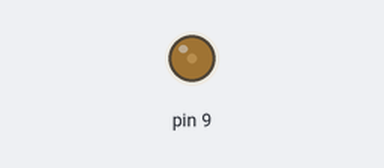
This sketch was run on a simulated Arduino Uno, built with avr-gcc and run on an emulated ATmega328P. Parts: output pins drawn as LEDs (lit = HIGH).

Above: at 0.05 s.
At 1.25 s:
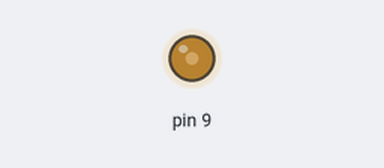
At 2.5 s:
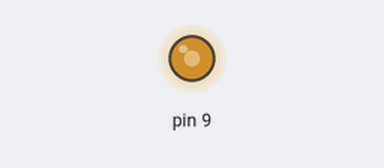
At 5.0 s:
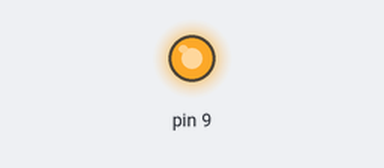
Timing chart, 0 to 6.5 s (numbered marks = the images above):
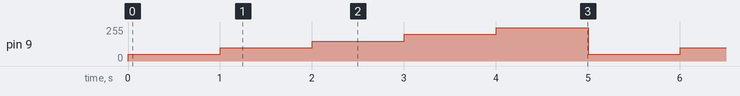

The sketch:

Slow_increase_Brightness.ino
```cpp
void setup() {
  pinMode(9, OUTPUT);
}

void loop() {
  analogWrite(9, 50);
  delay(1000);
  analogWrite(9, 100);
  delay(1000);
  analogWrite(9, 150);
  delay(1000);
  analogWrite(9, 200);
  delay(1000);
  analogWrite(9, 250);
  delay(1000);
}
```

Measured:
- by itself, pin 9: repeats every 5.0 s: 100/255 1.0 s, 150/255 1.0 s, 200/255 1.0 s, 250/255 1.0 s, 50/255 1.0 s
